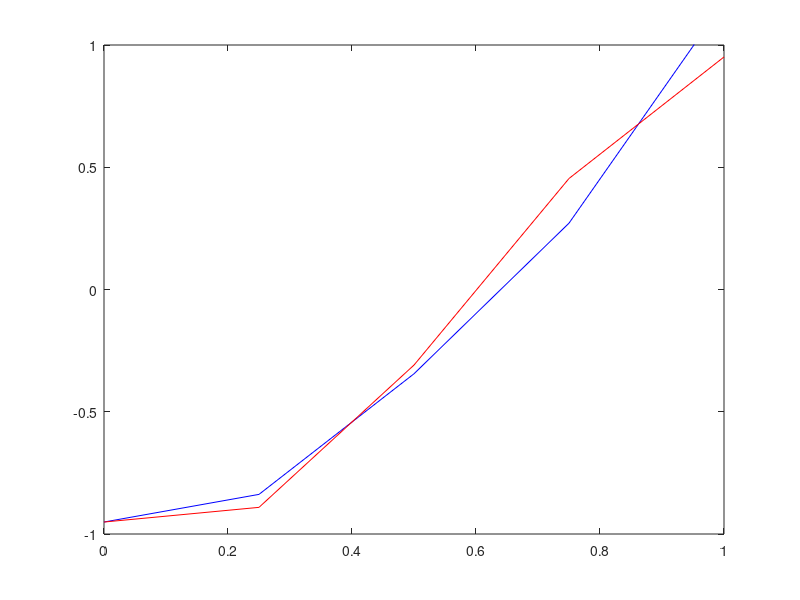

Reproduce this figure in MATLAB.
%%%%%%%%%%%%%%%%%%%%%%%%%%%%%%%%%%%%%%%%%%%%%%%%%%%%%%%%%%%%%%%%%%%%%%%%%%
% Description: This function implements the Lax Friedrich method to 
% numerically solve the scalar advection equation u_t + au_x = 0. 
% It stores all the parameters that define the desired 
% method.  Stable provided mu=abs(ak/h)<=1 
% Lax Friedrichs scheme
% u_new(j) = (u_old(j-1)+u_old(j+1))/2 - (mu/2)*(u_old(j+1)-u_old(j-1))
%
%
% parameters:
%   t0:intitial time
%   tf:final time
%   L:number of spatial grid points 
%   N: number of time grid points
%   f: function that gives inital data
%   g:function that computes ghost cell values 
%   a:wave speed, a>0 for right moving wave
%%%%%%%%%%%%%%%%%%%%%%%%%%%%%%%%%%%%%%%%%%%%%%%%%%%%%%%%%%%%%%%%%%%%%%%%%

%initialize parameters
t0 = 0;
tf = 1;
L = 4;
N = 4;

%define space mesh
dx = 1 / L;
x = 0: dx : 1;

% define time mesh
dt = (tf - t0) / N;
t = t0 : dt : tf;

%wave speed
a = .8;
%CFL number
mu = a * dt / dx;

%set inital value fucntion  
f = sin(pi * x);
%set boundary value function 
g = sin(-pi * a * t);

%preallocate u, set initial u value to f, boundary value to g
u = zeros(N+1,L+1);
uexact = zeros(N+1,L+1);
u(1,:) = f;
u(:,1) = g;
uexact(1,:) = u(1,:);

%loop through time
for n=1:N
    %loop through space
    for j=2:L
        u(n + 1 , j) = (u(n , j - 1) + u(n , j + 1)) / 2 ...
            - (mu / 2) * (u(n , j + 1) - u(n , j - 1));
     end
    
    %ghost cell values, outflow boundary 
    u(n+1 , j + 1) = 2 * u(n , L) - u(n , L - 1);
   
    X = x - a * t(n + 1);
    uexact(n + 1 , :) = sin(pi * X);
    %calculate the abs error and infinity norm of the error
    abserr = abs(uexact-u); 
    
    
end


clf
for i=1:L
    plot(x , u( i , :) , 'b' , x , uexact(i , :) , 'r')
	axis([0 1 -1 1])
    pause(.05)
    drawnow
end

%calculate L1 error norm in space
row_err=dx*trapz(abserr,2);
%calculate L1 error norm in time 
err=dt*trapz(row_err);
disp(err)